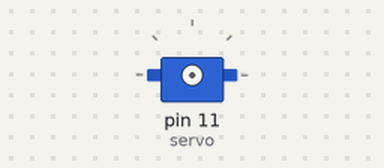
The program below on a simulated Raspberry Pi (header pin numbers). Shown: servo. Servo angles are drawn from the pulse width (0.5 ms = 0°, 2.5 ms = 180°). At 3.3 s the program stops and its outputs stay as they are.

Above: at 0.1 s.
At 1.55 s:
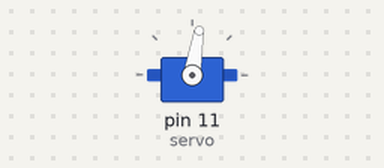
At 2.25 s:
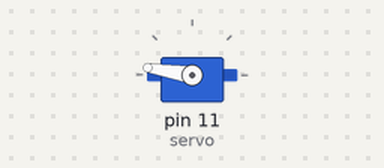
At 3.05 s:
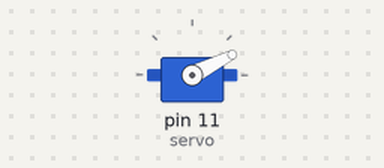
Timing chart, 0 to 4.7 s (numbered marks = the images above):
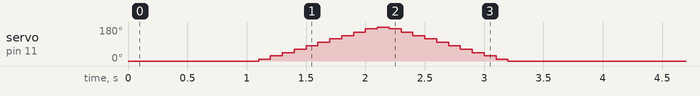

Measured:
- by itself, servo on pin 11 (servo): rises from 0° to 180° in 1.0 s, then falls to 0° in 1.1 s

The program:

servoCode.py
```python
import RPi.GPIO as GPIO
import time

#from Phidget22.Phidget import *
#from Phidget22.Devices.RCServo import *

#Habituellement, on attache le servo à la pin 11 du raspberry, qui sera donc un pin d'output

GPIO.setmode(GPIO.BOARD)
GPIO.setup(11, GPIO.OUT)

#Création du RCServo avec une fréquence de 50 Hz
servo = GPIO.PWM(11, 50)

#Start the servo but with value of 0 (no pulse)
servo.start(0)
time.sleep(1)

#Move the servo
duty = 2
while duty <= 12:
    servo.ChangeDutyCycle(duty)
    duty += 1
    time.sleep(0.1)

while duty >= 2:
    servo.ChangeDutyCycle(duty)
    duty -= 1
    time.sleep(0.1)

#Fin
servo.stop()
GPIO.cleanup()
```
